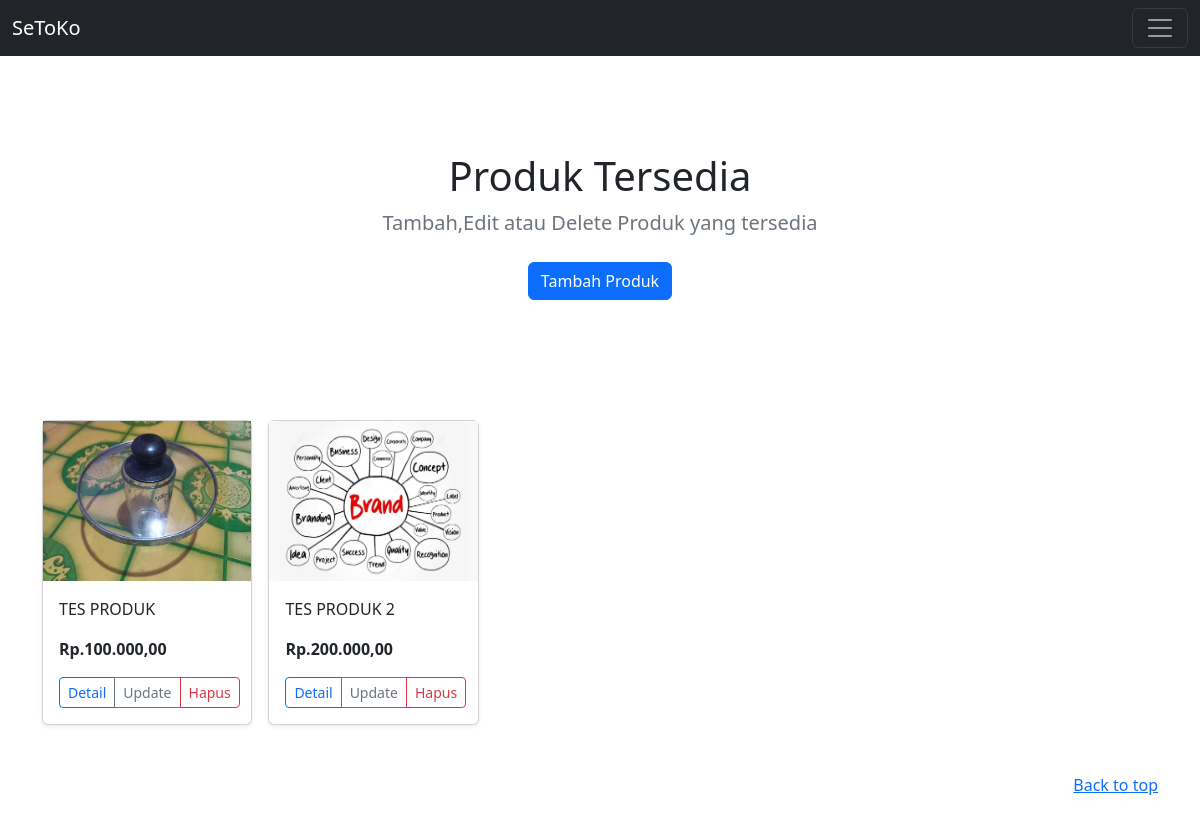
The app's page /produk.php (signed in) with its own data.
### tables this page shows
CREATE TABLE `barang` (
  `id_barang` int(11) NOT NULL,
  `nama_barang` varchar(255) NOT NULL,
  `stok_barang` int(11) NOT NULL,
  `harga_barang` text NOT NULL,
  `deskripsi_barang` text DEFAULT NULL,
  `gambar_barang` varchar(255) DEFAULT NULL,
  `tgl_tambah` timestamp NOT NULL DEFAULT current_timestamp(),
  `tgl_update` timestamp NOT NULL DEFAULT current_timestamp()
);

### koneksi.php (called while the page is built, shortened)
<?php
$conn = mysqli_connect("localhost","root","","setoko");
function query($query){
  global $conn;
  $result = mysqli_query($conn,$query);
  $rows = [];
  while($row = mysqli_fetch_assoc($result)){
    $rows[] = $row;
  }
  return $rows;
}
?>

### produk.php (the view, shortened to what this page needs)
<?php
require_once "koneksi.php";
$data = query("SELECT * FROM barang");
?>
<html lang="en">
  <head>
    <link href="assets/dist/css/bootstrap.min.css" rel="stylesheet">
  </head>
<body>
  <main>
    <nav class="navbar navbar-dark bg-dark" aria-label="Dark offcanvas navbar">
      <div class="container-fluid">
        <a class="navbar-brand" href="menu.php">SeToKo</a>
        <button class="navbar-toggler" type="button" data-bs-toggle="offcanvas" data-bs-target="#offcanvasNavbarDark" aria-controls="offcanvasNavbarDark">
          <span class="navbar-toggler-icon"></span>
        </button>
      </div>
    </nav>
  </main>
<main>
  <section class="py-5 text-center container">
    <div class="row py-lg-5">
      <div class="col-lg-6 col-md-8 mx-auto">
        <h1 class="fw-light">Produk Tersedia</h1>
        <p class="lead text-muted">Tambah,Edit atau Delete Produk yang tersedia</p>
        <p>
          <a href="input_produk.php" class="btn btn-primary my-2">Tambah Produk</a>
        </p>
      </div>
    </div>
  </section>
    <div class="container">
      <div class="row row-cols-2 row-cols-lg-5 g-2 g-lg-3">
        <?php
          foreach( $data as $d ):
        ?>
        <div class="col">
          <div class="card shadow-sm">
            <img class="foto" src="gambar_produk/<?= $d['gambar_barang']?>" height="160px">
            <div class="card-body">
              <p class="card-text"><?= $d['nama_barang'] ?></p>
              <p class="card-text"><b><?= "Rp.".number_format($d['harga_barang'],2,",","."); ?></b></p>
              <div class="d-flex justify-content-between align-items-center">
                <div class="btn-group">
                  <a type="button" class="btn btn-sm btn-outline-primary" href="detail_produk.php?id_barang=<?= $d['id_barang'] ?>">Detail</a>
                  <a type="button" class="btn btn-sm btn-outline-secondary" href="update.php?id_barang=<?= $d['id_barang'] ?>">Update</a>
                  <a type="button" class="btn btn-sm btn-outline-danger" href="delete.php?id_barang=<?= $d['id_barang'] ?>" name="removeProduct">Hapus</a>
                </div>
              </div>
            </div>
          </div>
        </div>
        <?php
          endforeach;
        ?>
      </div>
    </div>
</main>
<footer class="text-muted py-5">
  <div class="container">
    <p class="float-end mb-1">
      <a href="#">Back to top</a>
    </p>
  </div>
</footer>
</body>
</html>

### records on screen
barang: gambar_barang (picture), nama_barang "TES PRODUK", harga_barang "100.000,00"
barang: gambar_barang (picture), nama_barang "TES PRODUK 2", harga_barang "200.000,00"
